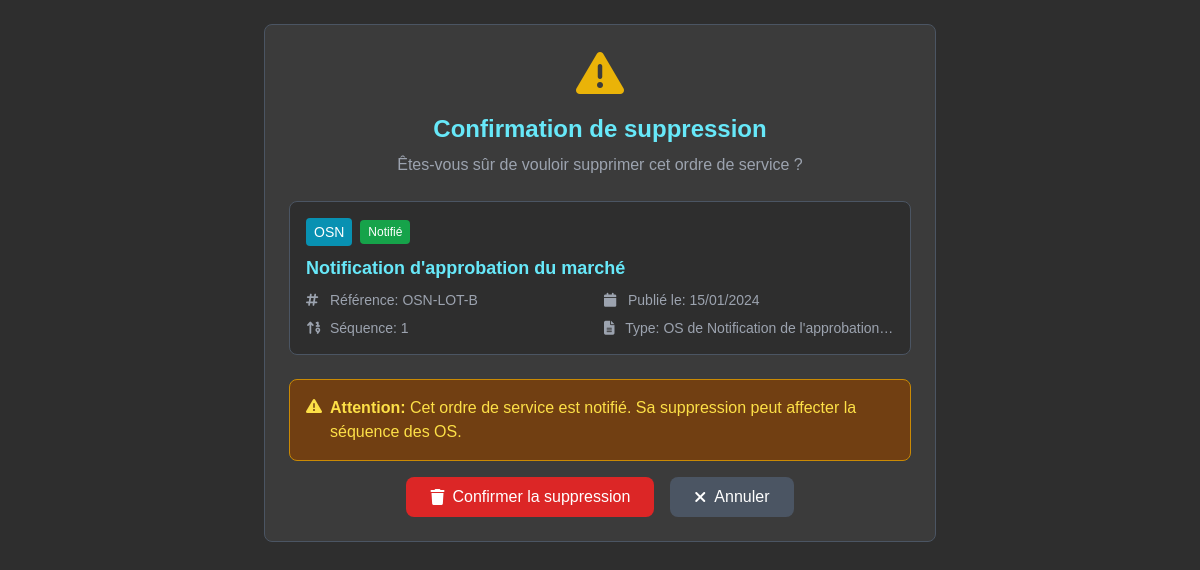
The app's page /projet/13/ordre-service/1/supprimer/ with its own data.
### projets/models/projet.py (models this page shows, shortened)
class OrdreService(models.Model):
    STATUT_CHOICES = [
        ('BROUILLON', 'Brouillon'),
        ('NOTIFIE', 'Notifié'),
        ('ANNULE', 'Annulé'),
    ]
    projet = models.ForeignKey(Projet, on_delete=models.CASCADE, related_name='ordres_service')
    type_os = models.ForeignKey(TypeOrdreService, on_delete=models.PROTECT)
    reference = models.CharField(max_length=50)
    titre = models.CharField(max_length=200)
    description = models.TextField()
    date_publication = models.DateField()
    date_limite = models.DateField(null=True, blank=True)
    date_effet = models.DateField(null=True, blank=True)
    if getattr(settings, 'USE_CLOUDINARY', False):
        from cloudinary.models import CloudinaryField
        fichier = CloudinaryField('raw',
                                    folder='ordres_services',
                                    resource_type='raw',
                                    null=True,
                                    blank=True,
                                    db_column='documents')
    else:
        fichier = models.FileField(upload_to='ordres_services/',
                                     null=True,
                                     blank=True,
                                     db_column='documents')
    original_filename = models.CharField(max_length=255, blank=True, verbose_name="Nom de fichier original")
    statut = models.CharField(max_length=20, choices=STATUT_CHOICES, default='BROUILLON')
    ordre_sequence = models.IntegerField(help_text="Ordre dans la séquence du projet")
    duree_extension = models.IntegerField(null=True, blank=True, default=0, help_text="Durée d'extension en jours")
    montant_supplementaire = models.DecimalField(max_digits=12, decimal_places=2, default=0, null=True, blank=True)
    created_at = models.DateTimeField(auto_now_add=True)
    updated_at = models.DateTimeField(auto_now=True)
    class Meta:
        unique_together = ['projet', 'reference']
        ordering = ['projet', 'ordre_sequence', 'date_publication']

class TypeOrdreService(models.Model):
    TYPE_CHOICES = [
        ('OSN', 'OS de Notification de l\'approbation du marché'),
        ('OSC', 'OS de Commencement'),
        ('OSA', 'OS d\'Arrêt'),
        ('OSR', 'OS de Reprise'),
        ('OSC10', 'OS de Continuation jusqu\'à 10%'),
        ('OSV', 'OS d\'Approbation d\'Avenant'),
        ('AUTRE', 'Autre OS'),
    ]
    code = models.CharField(max_length=10, choices=TYPE_CHOICES, unique=True)
    nom = models.CharField(max_length=100)
    description = models.TextField()
    ordre_min = models.IntegerField(help_text="Ordre minimum dans la séquence")
    ordre_max = models.IntegerField(help_text="Ordre maximum dans la séquence")
    precedent_obligatoire = models.ManyToManyField('self', symmetrical=False, blank=True)
    unique_dans_projet = models.BooleanField(default=False)

### projets/views/views.py (the view)
# urls.py: path('projet/<int:projet_id>/ordre-service/<int:ordre_id>/supprimer/', views.supprimer_ordre_service, name='supprimer_ordre_service'),
def supprimer_ordre_service(request, projet_id, ordre_id):
    projet = get_object_or_404(Projet, id=projet_id)
    ordre = get_object_or_404(OrdreService, id=ordre_id, projet=projet)
    if request.method == 'POST':
        reference = ordre.reference
        ordre.delete()
        messages.success(request, f"L'ordre de service {reference} a été supprimé avec succès.")
        return redirect('projets:ordres_service', projet_id=projet.id)
    context = {
        'projet': projet,
        'ordre': ordre,
    }
    return render(request, 'projets/ordres_service/supprimer_ordre_service.html', context)

### projets/templates/projets/ordres_service/supprimer_ordre_service.html (shortened to what this page needs)
<!DOCTYPE html>
<html lang="fr">
<head>
    {% load static %}
    <link rel="stylesheet" href="https://cdnjs.cloudflare.com/ajax/libs/font-awesome/6.4.0/css/all.min.css" />
    <script src="https://cdn.tailwindcss.com"></script>
</head>
<body class="p-4 sm:p-6">
    <div class="max-w-2xl mx-auto">
        <div class="bg-[#3B3B3B] border border-[#4B5563] rounded-lg p-4 sm:p-6">
            <div class="text-center mb-4 sm:mb-6">
                <i class="fas fa-exclamation-triangle text-4xl sm:text-5xl text-yellow-500 mb-3 sm:mb-4"></i>
                <h1 class="text-xl sm:text-2xl font-bold text-cyan-300 mb-2">Confirmation de suppression</h1>
                <p class="text-gray-400 text-sm sm:text-base">Êtes-vous sûr de vouloir supprimer cet ordre de service ?</p>
            </div>
            <div class="bg-[#2E2E2E] border border-[#4B5563] rounded-lg p-3 sm:p-4 mb-4 sm:mb-6">
                <div class="flex flex-wrap items-center gap-2 mb-2">
                    <span class="bg-cyan-600 text-white px-2 py-1 rounded text-xs sm:text-sm font-medium">
                        {{ ordre.type_os.code }}
                    </span>
                    <span class="px-2 py-1 rounded text-xs font-medium
                        {% if ordre.statut == 'NOTIFIE' %}bg-green-600 text-white
                        {% elif ordre.statut == 'BROUILLON' %}bg-gray-600 text-white
                        {% else %}bg-red-600 text-white{% endif %}">
                        {{ ordre.get_statut_display }}
                    </span>
                </div>
                <h3 class="text-base sm:text-lg font-semibold text-cyan-300 mb-2 break-words">{{ ordre.titre }}</h3>
                <div class="grid grid-cols-1 sm:grid-cols-2 gap-2 text-xs sm:text-sm text-gray-400">
                    <div class="flex items-center">
                        <i class="fas fa-hashtag mr-2 w-4"></i>
                        <span class="truncate">Référence: {{ ordre.reference }}</span>
                    </div>
                    <div class="flex items-center">
                        <i class="fas fa-calendar mr-2 w-4"></i>
                        <span>Publié le: {{ ordre.date_publication|date:"d/m/Y" }}</span>
                    </div>
                    <div class="flex items-center">
                        <i class="fas fa-sort-numeric-up mr-2 w-4"></i>
                        <span>Séquence: {{ ordre.ordre_sequence }}</span>
                    </div>
                    <div class="flex items-center">
                        <i class="fas fa-file-alt mr-2 w-4"></i>
                        <span class="truncate">Type: {{ ordre.type_os.nom }}</span>
                    </div>
                </div>
            </div>
            {% if ordre.statut == 'NOTIFIE' %}
            <div class="bg-yellow-900 border border-yellow-600 rounded-lg p-3 sm:p-4 mb-3 sm:mb-4">
                <div class="flex items-start gap-2 text-yellow-300 text-sm sm:text-base">
                    <i class="fas fa-exclamation-triangle mt-0.5 flex-shrink-0"></i>
                    <div>
                        <strong>Attention:</strong> Cet ordre de service est notifié. Sa suppression peut affecter la séquence des OS.
                    </div>
                </div>
            </div>
            {% endif %}
            <form method="POST" class="flex flex-col sm:flex-row justify-center gap-2 sm:gap-4">
                <button type="submit"
                        class="bg-red-600 hover:bg-red-700 text-white px-4 sm:px-6 py-2 rounded-lg font-medium flex items-center justify-center gap-2 text-sm sm:text-base btn-responsive order-2 sm:order-1">
                    <i class="fas fa-trash"></i> Confirmer la suppression
                </button>
                <a href="{% url 'projets:ordres_service' projet.id %}"
                   class="bg-[#4B5563] hover:bg-[#374151] text-white px-4 sm:px-6 py-2 rounded-lg font-medium flex items-center justify-center gap-2 text-sm sm:text-base btn-responsive order-1 sm:order-2">
                    <i class="fas fa-times"></i> Annuler
                </a>
            </form>
        </div>
    </div>
</body>
</html>

### projets/templates/projets/ordres_service/supprimer_ordre_service.html (style rules this page uses)
body { background-color: #2E2E2E; color: #AECBD6; font-family: Arial, sans-serif; }

### records on screen
OrdreService: type_os.code "OSN", statut "Notifié", titre "Notification d'approbation du marché", reference "OSN-LOT-B", date_publication "15/01/2024", ordre_sequence "1", type_os.nom "OS de Notification de l'approbation…"
